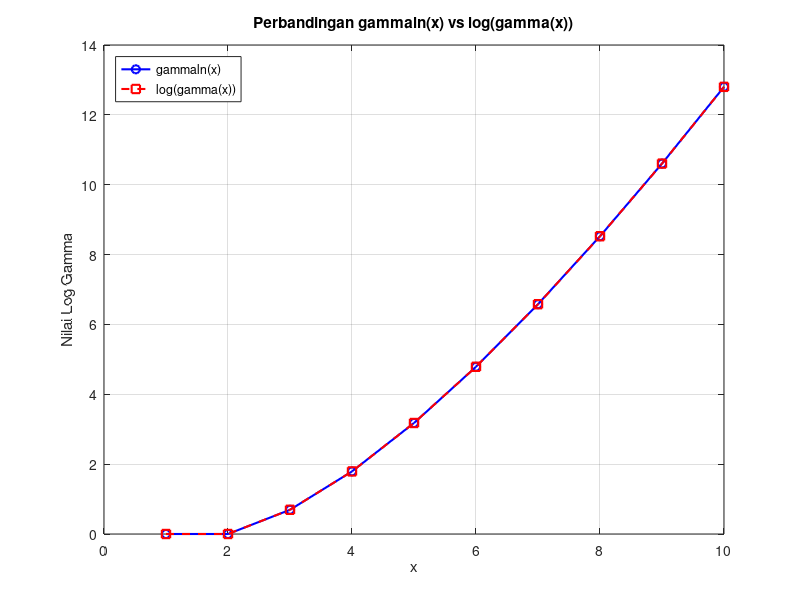

Recreate this plot in MATLAB.
x = 1:10;

y1 = gammaln(x);

y2 = log(gamma(x));

figure;
plot(x, y1, '-ob', 'LineWidth', 1.5, 'MarkerSize', 6, 'DisplayName', 'gammaln(x)');
hold on;
plot(x, y2, '--sr', 'LineWidth', 1.5, 'MarkerSize', 6, 'DisplayName', 'log(gamma(x))');
hold off;

title('Perbandingan gammaln(x) vs log(gamma(x))');
xlabel('x');
ylabel('Nilai Log Gamma');
legend('Location', 'northwest');
grid on;

